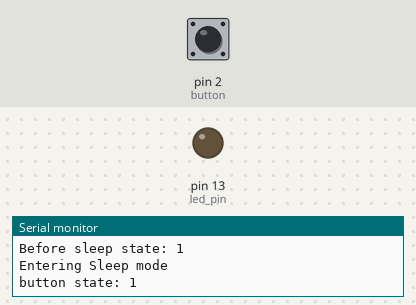
The sketch below on a simulated Arduino Uno, built with avr-gcc and run on an emulated ATmega328P. On the bench: output pins drawn as LEDs (lit = HIGH), the last lines printed to the serial monitor. Dashed ring = blinking. Inputs (shaded band) come from the test bench; at power-on: pin 2 (button) HIGH. Sleep ends after the set time or at an interrupt; no radio packets arrive unless stated.

Above: at 4.2 s.
4.3 s: pin 2 (button) pulled LOW for 0.15 s
At 4.8 s:
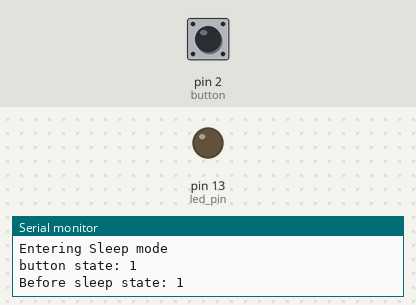
6.0 s: pin 2 (button) pulled LOW for 1 s
At 6.8 s:
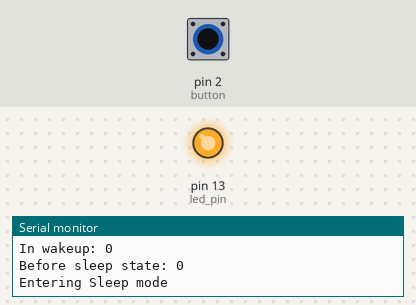
10.0 s: pin 2 (button) pulsed LOW 2 times (0.12 s each, 0.3 s apart)
At 10.37 s:
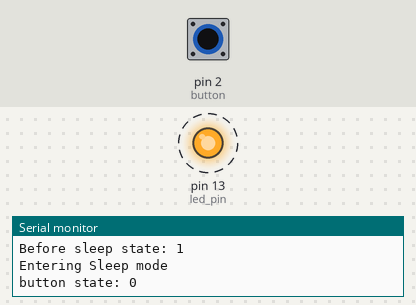
13.6 s: pin 2 (button) driven LOW
At 14.9 s:
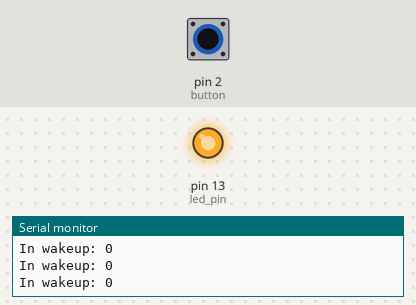
16.6 s: pin 2 (button) driven HIGH
At 17.1 s:
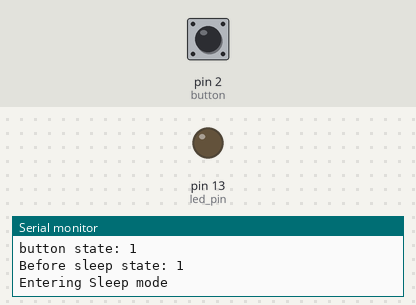
Timing chart, 0 to 19.6 s (numbered marks = the images above; inputs shaded):
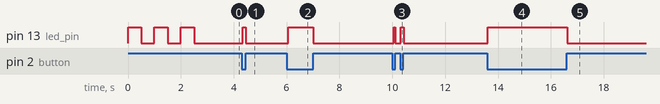

The sketch:

transmiter.ino
```cpp
#include <VirtualWire.h>
#include <avr/sleep.h>

#define DEBUG true

const int transmit_pin = 5;
const int button = 2;
const int led_pin = 13;

void setup() {
  Serial.begin(9600);

  vw_set_tx_pin(transmit_pin);
  vw_set_ptt_inverted(true);
  vw_setup(2000);

  pinMode(button, INPUT);
  pinMode(led_pin, OUTPUT);
  digitalWrite(led_pin, LOW);

  if (DEBUG)
    Serial.println("Prepare Interrupt");

  attachInterrupt(0, wakeUp, LOW);

  if (DEBUG)
    led_signal();
}

void loop() {
  /* after wakeup send message */
  sendMessage();

  if (DEBUG) {
    Serial.print("Before sleep state: ");
    Serial.println(digitalRead(button));
    Serial.println("Entering Sleep mode");
  }

  /* Send system to sleep */
  gotoSleep();
}

/* Visual sign of system setup */
void led_signal() {
  digitalWrite(led_pin, LOW);

  for (int i=0; i< 3; i++) {
    Serial.println("aaaa");
    digitalWrite(led_pin, HIGH);
    delay(500);
    digitalWrite(led_pin, LOW);
    delay(500);
  }
}

/* Send Message via Radio */
void sendMessage() {
  vw_send(1, 1);
}

/* Visual sign of detection */
void wakeUp() {
  if (DEBUG) {
    Serial.print("In wakeup: ");
    Serial.println(digitalRead(button));
  }
  digitalWrite(led_pin, !digitalRead(button));
}

void gotoSleep()
{
  if (DEBUG) {
    Serial.print("button state: ");
    Serial.println(digitalRead(button));
  }

  set_sleep_mode(SLEEP_MODE_PWR_DOWN);
  sleep_enable();
  attachInterrupt(0, wakeUp, LOW);
  sleep_mode();
  sleep_disable();
  detachInterrupt(0);
}
```

Measured:
- after the input at 4.3 s, pin 13 (led_pin): LOW → HIGH at once, → LOW 0.12 s later
- after the input at 6.0 s, pin 13 (led_pin): LOW → HIGH after 0.06 s, → LOW 0.94 s later
- after the input at 10.0 s, pin 13 (led_pin): alternates HIGH for 0.08 s and LOW for 0.20 s, 4 changes in all, then stays LOW, starting after 0.06 s
- after the input at 13.6 s, pin 13 (led_pin): LOW → HIGH at once
- after the input at 16.6 s, pin 13 (led_pin): HIGH → LOW at once
